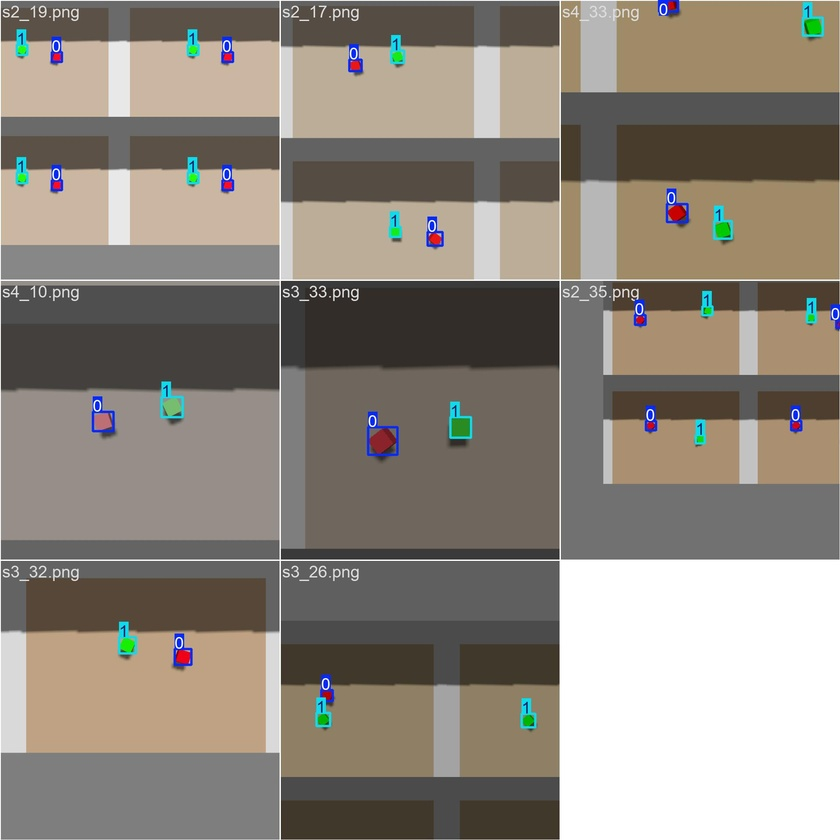
#> input picture runs/detect/runs/cubes-2/train_batch0.jpg, 840 x 840 px, shrunk from 1920 x 1920 before the run
$ python color_detector.py ../../../runs/detect/runs/cubes-2/train_batch0.jpg
#> lines starting #> are read from the running program, lines starting #| are printed output that depends on the picture; after the words box and inside, x2 and y2 are one past the last pixel; in counts of white or black regions, pixels touching at a corner belong together
import sys
import cv2
import numpy as np


def detect(bgr):
    """Find red and green objects. Returns {name: (cx, cy, area)} in pixels."""
    hsv = cv2.cvtColor(bgr, cv2.COLOR_BGR2HSV)
    masks = {
        'red': cv2.inRange(hsv, (0, 120, 70), (10, 255, 255))
               | cv2.inRange(hsv, (170, 120, 70), (180, 255, 255)),
        'green': cv2.inRange(hsv, (40, 120, 70), (80, 255, 255)),
    }
    found = {}
    for name, mask in masks.items():
        mask = cv2.morphologyEx(mask, cv2.MORPH_OPEN, np.ones((3, 3), np.uint8))
        contours, _ = cv2.findContours(
            mask, cv2.RETR_EXTERNAL, cv2.CHAIN_APPROX_SIMPLE)
        if not contours:
            continue
        c = max(contours, key=cv2.contourArea)
        area = cv2.contourArea(c)
        if area < 50:
            continue
        m = cv2.moments(c)
        found[name] = (m['m10'] / m['m00'], m['m01'] / m['m00'], area)
    return found


def draw(bgr, found):
    out = bgr.copy()
    for name, (cx, cy, area) in found.items():
        cv2.circle(out, (int(cx), int(cy)), 6, (255, 255, 255), 2)
        cv2.putText(out, name, (int(cx) + 10, int(cy)),
                    cv2.FONT_HERSHEY_SIMPLEX, 0.6, (255, 255, 255), 2)
    return out


def main():
    """ROS node entry point (added in the next step)."""
    print('ROS node not written yet. Use: python3 color_detector.py frame.png')


if __name__ == '__main__':
    if len(sys.argv) > 1:
        img = cv2.imread(sys.argv[1])
#> img is the input picture: shape (840, 840, 3); mean B, G, R 125.6, 135.1, 142.6
        result = detect(img)
#> the loop in detect, `for name, mask in masks.items():` made 2 passes
#> (name, area) on passes 1 to 2: ('red', 379), ('green', 288)
#> pass 1, in detect, `mask = cv2.morphologyEx(mask, cv2.MORPH_OPEN, np.ones((3, 3), np.uint8))`:
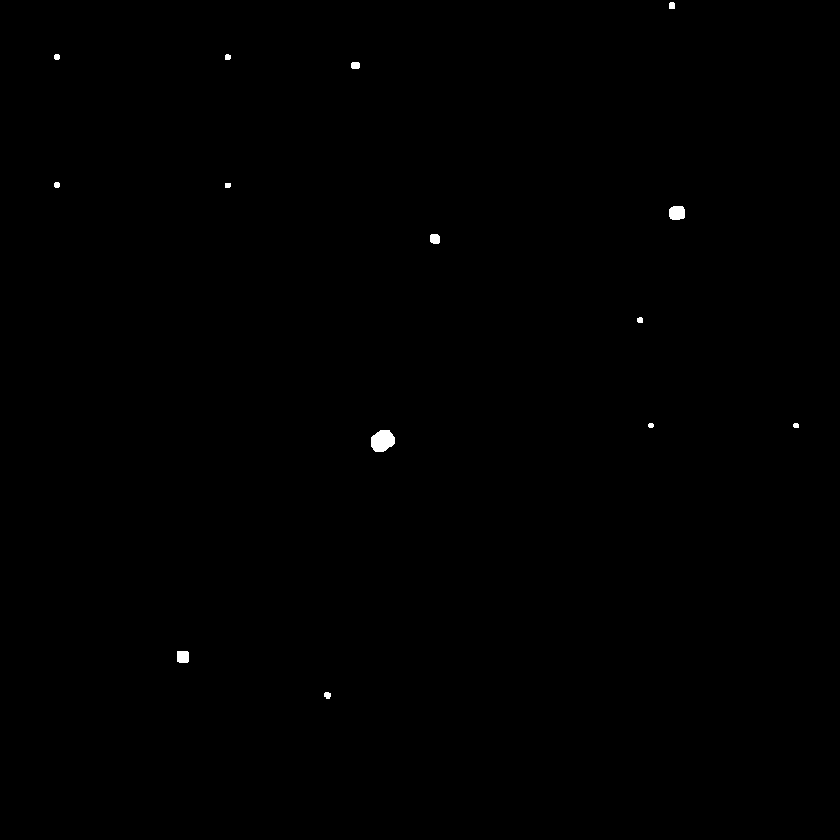
#> mask: shape (840, 840); 0.17% white; 14 white regions, largest, box (x1, y1, x2, y2) and area: (371, 430, 395, 452) 412, (669, 206, 685, 220) 202, (177, 651, 189, 663) 140
#> pass 2, in detect, `mask = cv2.morphologyEx(mask, cv2.MORPH_OPEN, np.ones((3, 3), np.uint8))`:
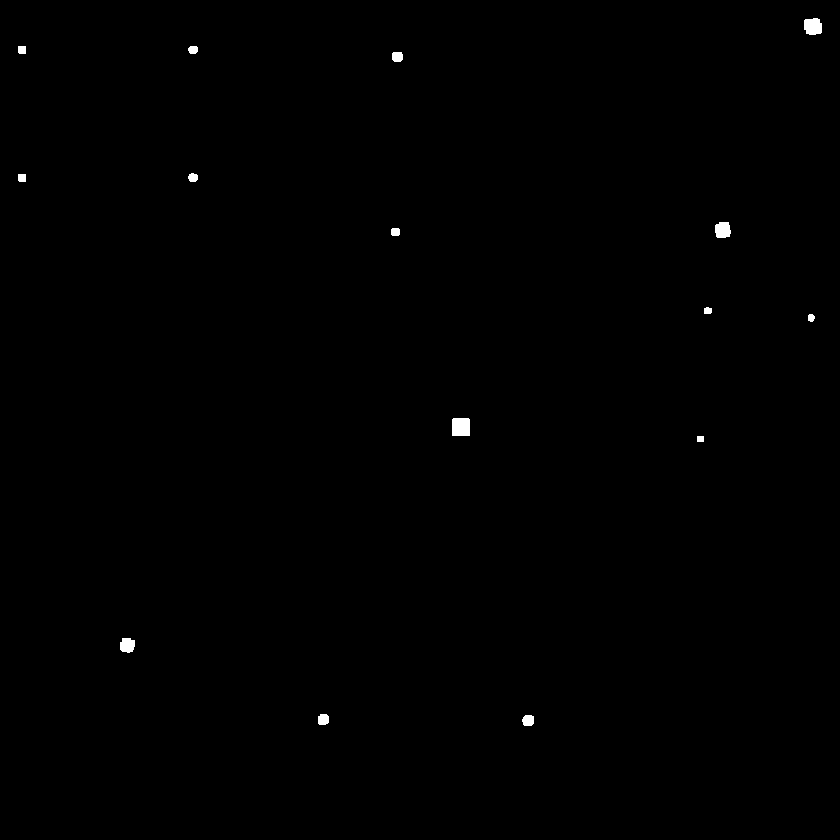
#> mask: shape (840, 840); 0.25% white; 15 white regions, largest, box (x1, y1, x2, y2) and area: (452, 418, 470, 436) 322, (804, 18, 822, 35) 264, (715, 222, 731, 238) 222
#> after the loop in detect, `for name, mask in masks.items():`: found = {'red': (382.1, 440.5, 379), 'green': (460.5, 426.5, 288)}
#> result has the same summary as found in detect
        for k, v in result.items():
            print(k, 'centre x=%.1f y=%.1f area=%d' % v)
#> this loop made 2 passes
#> (printed output is left out)
        if not result:
            print('nothing detected')
        cv2.imwrite('detected.png', draw(img, result))
#> the loop in draw, `for name, (cx, cy, area) in found.items():` made 2 passes
#> after the loop in draw, `for name, (cx, cy, area) in found.items():`:
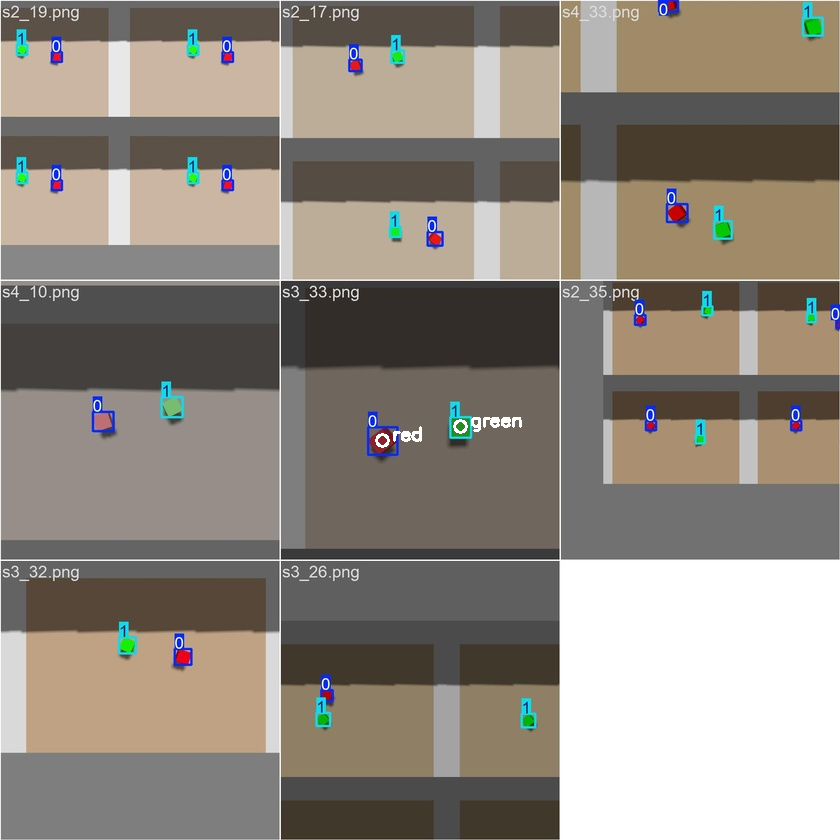
#> out: shape (840, 840, 3); 0.12% of pixels changed, all inside (x1, y1, x2, y2) = (375, 417, 522, 448)
        print('Saved detected.png')
    else:
        main()

$ run again, on runs/detect/runs/cubes-2/train_batch2.jpg
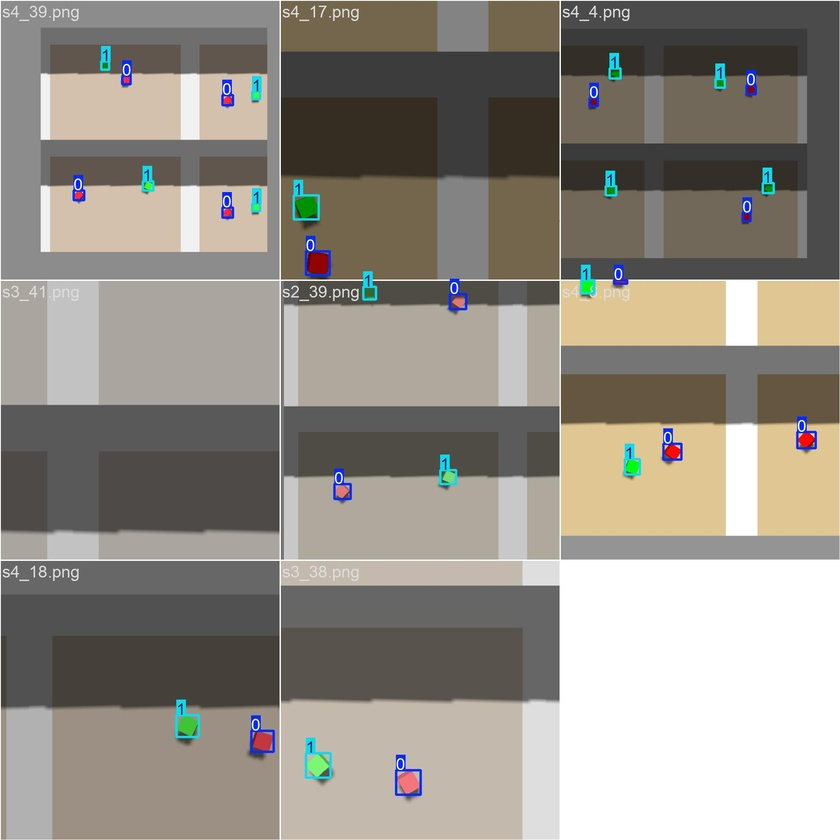
#> input picture runs/detect/runs/cubes-2/train_batch2.jpg, 840 x 840 px, shrunk from 1920 x 1920 before the run
#> img is the input picture: shape (840, 840, 3); mean B, G, R 134.2, 142.6, 147.4
#> hsv: shape (840, 840, 3); mean H, S, V 17.2, 31.2, 149.8
#> the loop in detect, `for name, mask in masks.items():` made 2 passes
#> (name, area) on passes 1 to 2: ('red', 305.5), ('green', 370.5)
#> pass 1, in detect, `mask = cv2.morphologyEx(mask, cv2.MORPH_OPEN, np.ones((3, 3), np.uint8))`:
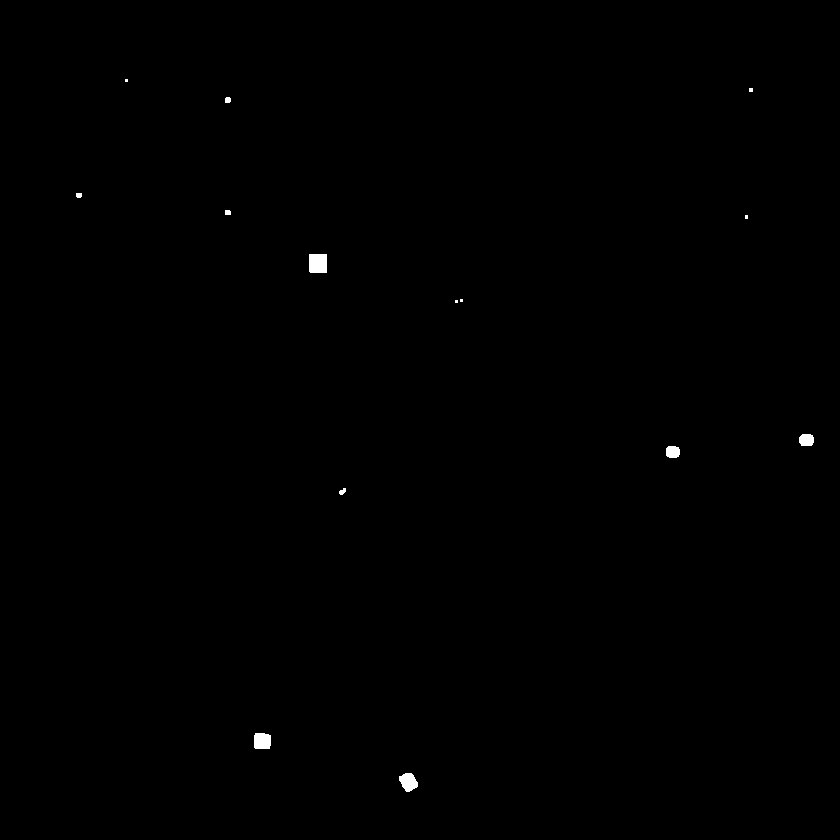
#> mask: shape (840, 840); 0.19% white; 14 white regions (5 under 20 px), largest, box (x1, y1, x2, y2) and area: (309, 254, 327, 273) 341, (254, 733, 271, 749) 258, (399, 773, 418, 792) 253
#> after the loop in detect, `for name, mask in masks.items():`: found = {'red': (317.5, 263, 305.5), 'green': (306.5, 206.2, 370.5)}
#> result has the same summary as found in detect
#> the loop `for k, v in result.items():` made 2 passes
#> (printed output is left out)
#> the loop in draw, `for name, (cx, cy, area) in found.items():` made 2 passes
#> after the loop in draw, `for name, (cx, cy, area) in found.items():`:
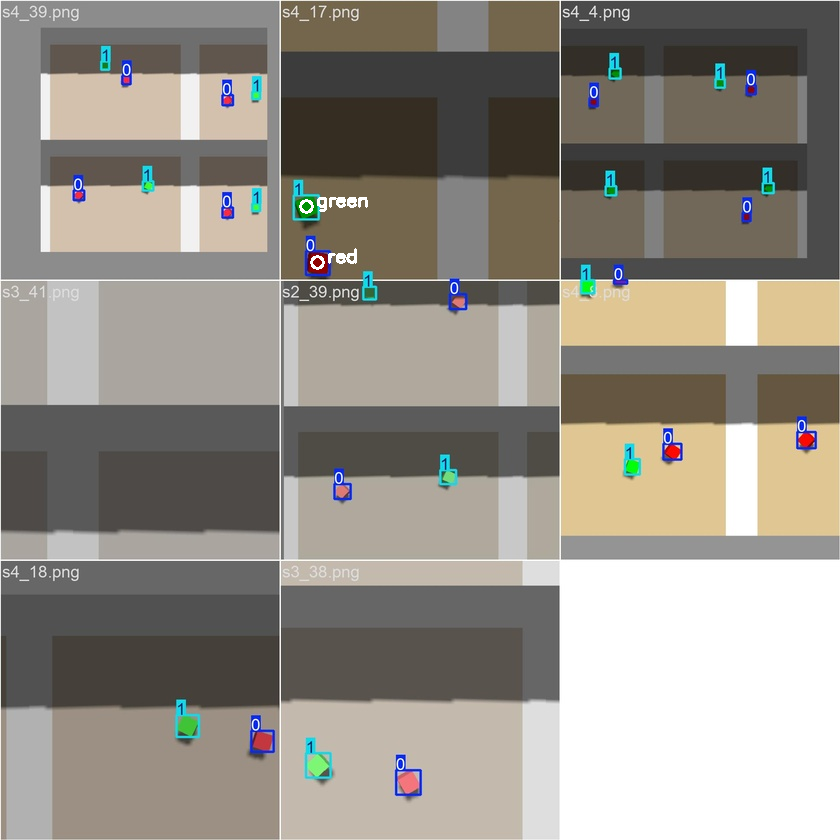
#> out: shape (840, 840, 3); 0.12% of pixels changed, all inside (x1, y1, x2, y2) = (299, 197, 368, 270)

$ run again, on runs/detect/runs/cubes-2/train_batch640.jpg
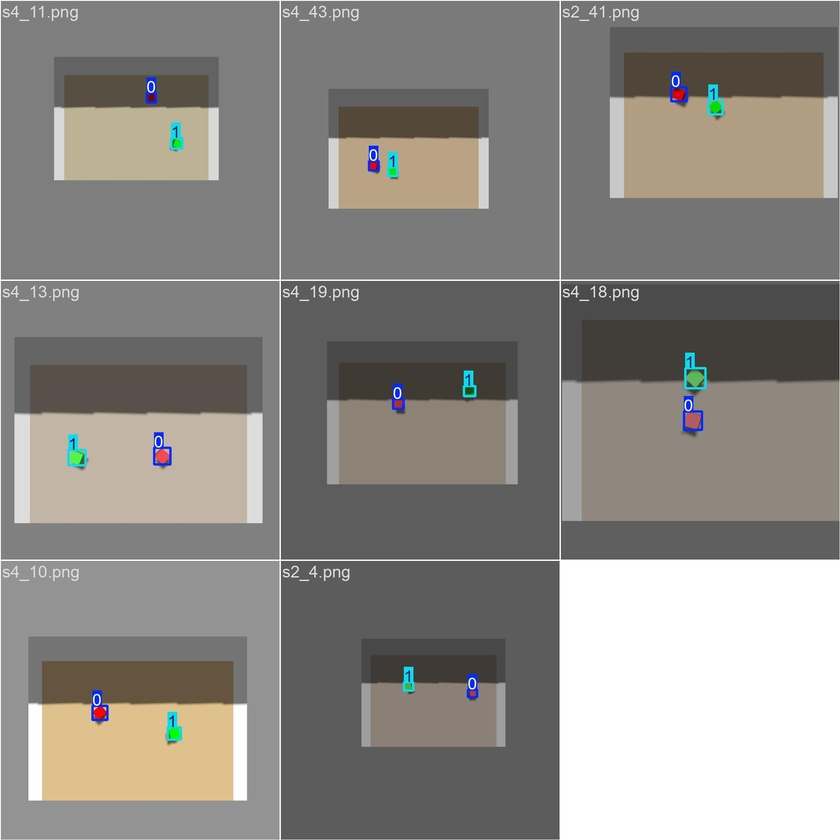
#> input picture runs/detect/runs/cubes-2/train_batch640.jpg, 840 x 840 px, shrunk from 1920 x 1920 before the run
#> img is the input picture: shape (840, 840, 3); mean B, G, R 132.5, 137.1, 140.2
#> hsv: shape (840, 840, 3); mean H, S, V 8.4, 16.5, 141.4
#> the loop in detect, `for name, mask in masks.items():` made 2 passes
#> (name, area) on passes 1 to 2: ('red', 106.5), ('green', 139)
#> pass 2, in detect, `mask = cv2.morphologyEx(mask, cv2.MORPH_OPEN, np.ones((3, 3), np.uint8))`:
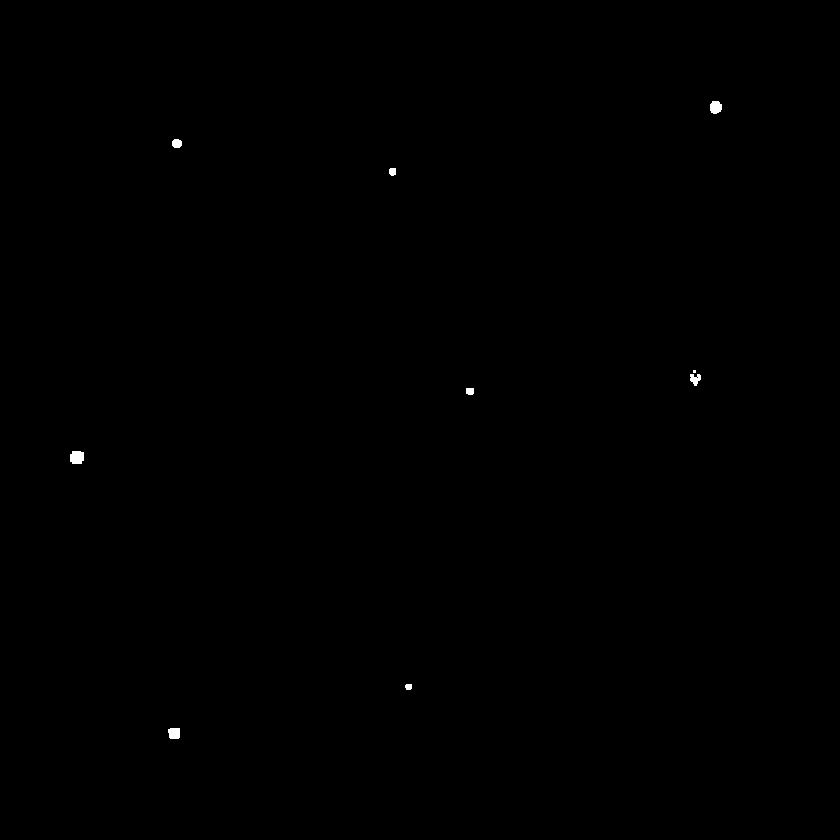
#> mask: shape (840, 840); 0.1% white; 9 white regions (1 under 20 px), largest, box (x1, y1, x2, y2) and area: (70, 451, 84, 464) 163, (710, 101, 722, 114) 129, (168, 728, 180, 739) 122
#> after the loop in detect, `for name, mask in masks.items():`: found = {'red': (692.5, 420.1, 106.5), 'green': (76.55, 457, 139)}
#> result has the same summary as found in detect
#> the loop `for k, v in result.items():` made 2 passes
#> (printed output is left out)
#> the loop in draw, `for name, (cx, cy, area) in found.items():` made 2 passes
#> after the loop in draw, `for name, (cx, cy, area) in found.items():`:
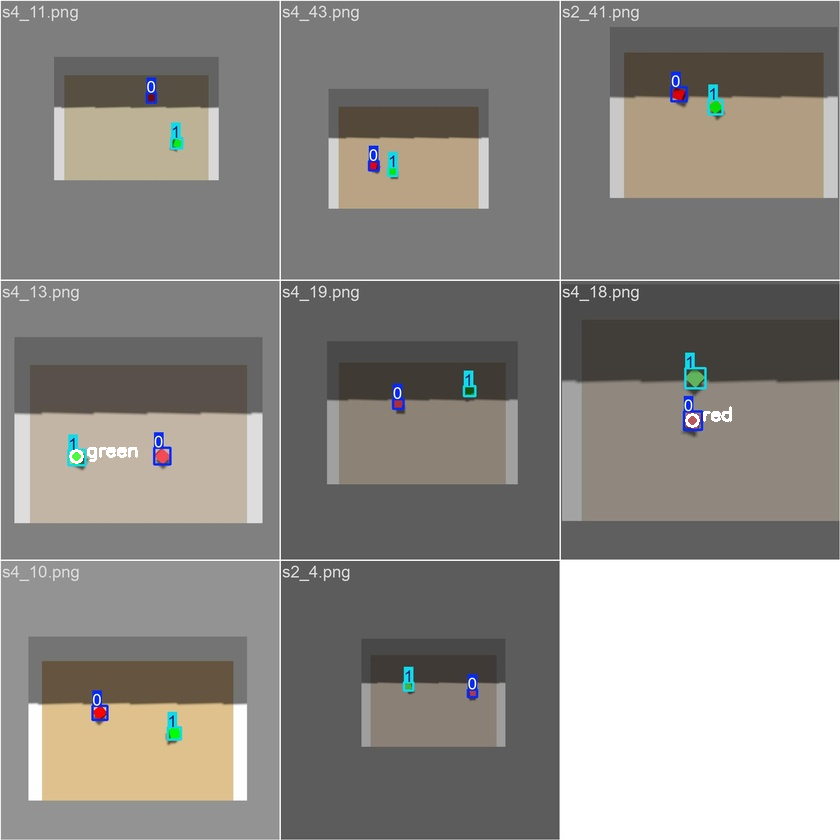
#> out: shape (840, 840, 3); 0.12% of pixels changed, all inside (x1, y1, x2, y2) = (69, 406, 732, 464)
